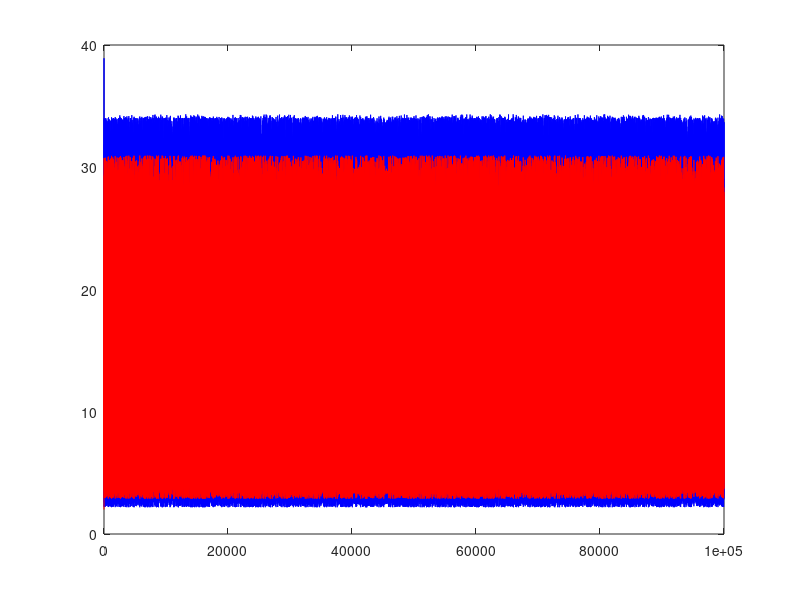
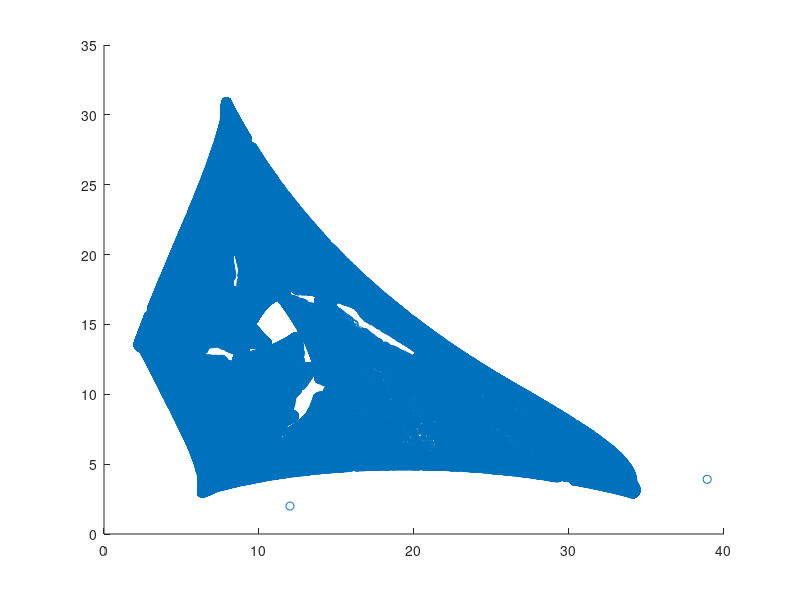

These charts were generated, in order, by the following MATLAB code:
% implement
% play with parameters -- class input
% try to make it not crash
% explore precision limits
% try fixed point -- few versys many iterations, low and high growth rates,
% perturbed IC
% break out of loop
% add carrying capacity
% T = 10^2; % make T bigger when things seem stable
% K = 10;
% r=2.485;% slowly increase r from 1
% c = 2;
% a = 0.068;
% P1 = 2;
% N1 = 12;

% % fig 3.5
% T = 2000; % make T bigger when things seem stable
% K = 14.47;
% r=.5;
% c = 1;
% q = .4;
% Nbar = K*q;
% Pbar = Nbar*(1-exp(-r*(1-q)));
% a = r*(1-q)/Pbar;
% P1 = 1;
% N1 = 11;

% % fig 3.6--play with P1,N1
% T = 100;
% K = 21.47;
% r=2;
% c = 1;
% q = .4;
% Nbar = K*q;
% Pbar = Nbar*(1-exp(-r*(1-q)));
% a = r*(1-q)/Pbar;
% P1 = 2;
% N1 = 10;

% %fig 3.7
% T = 1000000;
% K = 21.5;
% r=2.5045; % start at 2.2, then 2.5 (cut off first 1000), then 2.45, 2.42, 2.6,2.55,2.53,2.51,2.505 (cut off first 10^5),2.502,2.504,2.4045 (cut off first 9x10^5)
% c = 1;
% q = .4;
% Nbar = K*q;
% Pbar = Nbar*(1-exp(-r*(1-q)));
% a = r*(1-q)/Pbar;
% P1 = 9;
% N1 = 6;

% T = 10^3; % fig 3.8 -- increase T slowly
% K = 22.51;
% r=2.2;
% c = 1.8;
% a = 0.1;
% P1 = 2;
% N1 = 12;

T = 10^5; 
K = 24.97;
r=2.65;
c = 1.8;
a = 0.1;
P1 = 2;
N1 = 12;

%lam = r;
%Pbar = log(lam)/a;
%Nbar = lam * log(lam)/((lam-1)*a*c);

N = zeros(1,T);
P = zeros(1,T);
N(1)=N1;
P(1)=P1;

for t=1:T-1
    lam = exp(r*(1-N(t)/K));
    N(t+1) = lam * N(t) * exp(-a*P(t));
    P(t+1) = c * N(t) * (1- exp(-a*P(t)));
    if min(N(t+1),P(t+1)) < 0
        break
    end
end

close all hidden;
plot(N(1:t+1),'b');
hold on;
plot(P(1:t+1),'r');

figure;
scatter(N(1:t+1),P(1:t+1));